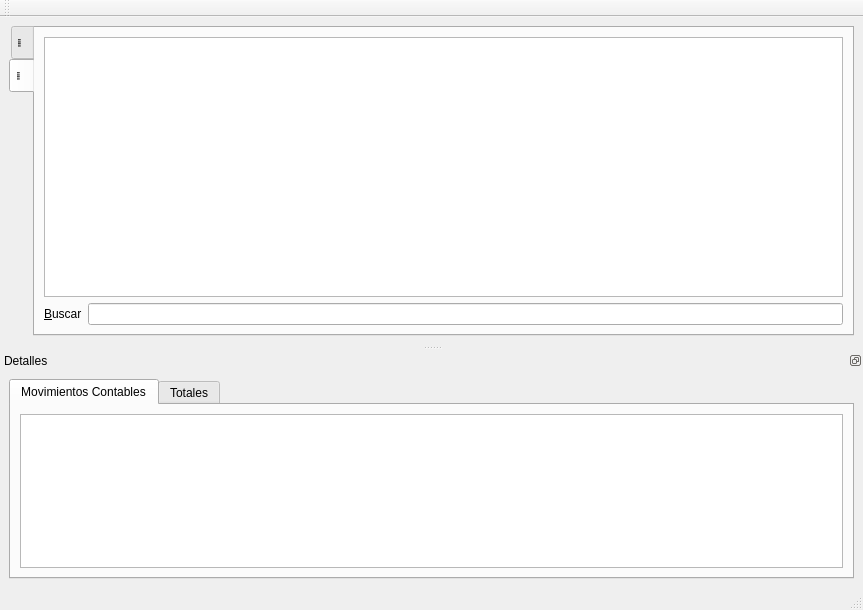
<?xml version="1.0" encoding="UTF-8"?>
<ui version="4.0">
 <class>FrmLiquidacion</class>
 <widget class="QMainWindow" name="FrmLiquidacion">
  <property name="geometry">
   <rect>
    <x>0</x>
    <y>0</y>
    <width>833</width>
    <height>592</height>
   </rect>
  </property>
  <property name="sizePolicy">
   <sizepolicy hsizetype="Preferred" vsizetype="Preferred">
    <horstretch>0</horstretch>
    <verstretch>0</verstretch>
   </sizepolicy>
  </property>
  <property name="windowTitle">
   <string>Liquidación</string>
  </property>
  <property name="dockNestingEnabled">
   <bool>true</bool>
  </property>
  <widget class="QWidget" name="centralwidget">
   <layout class="QVBoxLayout" name="verticalLayout">
    <item>
     <widget class="QTabWidget" name="tabWidget">
      <property name="sizePolicy">
       <sizepolicy hsizetype="Preferred" vsizetype="Preferred">
        <horstretch>0</horstretch>
        <verstretch>0</verstretch>
       </sizepolicy>
      </property>
      <property name="tabPosition">
       <enum>QTabWidget::West</enum>
      </property>
      <property name="currentIndex">
       <number>1</number>
      </property>
      <widget class="QWidget" name="tabdetails">
       <attribute name="icon">
        <iconset resource="res.qrc">
         <normaloff>:/icons/res/document-edit.png</normaloff>:/icons/res/document-edit.png</iconset>
       </attribute>
       <attribute name="title">
        <string notr="true">&quot;&quot;</string>
       </attribute>
       <layout class="QVBoxLayout" name="verticalLayout_5">
        <item>
         <layout class="QHBoxLayout" name="horizontalLayout_3">
          <item>
           <widget class="QGroupBox" name="groupBox_3">
            <property name="sizePolicy">
             <sizepolicy hsizetype="Minimum" vsizetype="Preferred">
              <horstretch>0</horstretch>
              <verstretch>0</verstretch>
             </sizepolicy>
            </property>
            <property name="title">
             <string>Datos de declaración</string>
            </property>
            <layout class="QHBoxLayout" name="horizontalLayout_2">
             <item>
              <layout class="QGridLayout" name="gridLayout">
               <item row="0" column="0">
                <widget class="QLabel" name="label_2">
                 <property name="text">
                  <string>No. Poliza</string>
                 </property>
                 <property name="buddy">
                  <cstring>txtPolicy</cstring>
                 </property>
                </widget>
               </item>
               <item row="0" column="1" colspan="3">
                <widget class="QLineEdit" name="txtPolicy">
                 <property name="sizePolicy">
                  <sizepolicy hsizetype="Minimum" vsizetype="Fixed">
                   <horstretch>0</horstretch>
                   <verstretch>0</verstretch>
                  </sizepolicy>
                 </property>
                 <property name="maximumSize">
                  <size>
                   <width>200</width>
                   <height>16777215</height>
                  </size>
                 </property>
                 <property name="readOnly">
                  <bool>true</bool>
                 </property>
                </widget>
               </item>
               <item row="1" column="0">
                <widget class="QLabel" name="label_3">
                 <property name="text">
                  <string>Proveedor</string>
                 </property>
                </widget>
               </item>
               <item row="1" column="1" colspan="3">
                <widget class="QStackedWidget" name="swProvider">
                 <property name="sizePolicy">
                  <sizepolicy hsizetype="Preferred" vsizetype="Fixed">
                   <horstretch>0</horstretch>
                   <verstretch>0</verstretch>
                  </sizepolicy>
                 </property>
                 <property name="maximumSize">
                  <size>
                   <width>200</width>
                   <height>16777215</height>
                  </size>
                 </property>
                 <property name="currentIndex">
                  <number>0</number>
                 </property>
                 <widget class="QWidget" name="page">
                  <layout class="QHBoxLayout" name="horizontalLayout_5">
                   <item>
                    <widget class="QLineEdit" name="txtProvider">
                     <property name="readOnly">
                      <bool>true</bool>
                     </property>
                    </widget>
                   </item>
                  </layout>
                 </widget>
                 <widget class="QWidget" name="page_2">
                  <layout class="QHBoxLayout" name="horizontalLayout_6">
                   <item>
                    <widget class="QComboBox" name="cbProvider">
                     <property name="sizePolicy">
                      <sizepolicy hsizetype="Minimum" vsizetype="Fixed">
                       <horstretch>0</horstretch>
                       <verstretch>0</verstretch>
                      </sizepolicy>
                     </property>
                     <property name="editable">
                      <bool>true</bool>
                     </property>
                    </widget>
                   </item>
                  </layout>
                 </widget>
                </widget>
               </item>
               <item row="2" column="0">
                <widget class="QLabel" name="label_4">
                 <property name="text">
                  <string>Fecha Poliza</string>
                 </property>
                 <property name="buddy">
                  <cstring>dtPicker</cstring>
                 </property>
                </widget>
               </item>
               <item row="2" column="1">
                <widget class="QDateEdit" name="dtPicker">
                 <property name="sizePolicy">
                  <sizepolicy hsizetype="Minimum" vsizetype="Fixed">
                   <horstretch>0</horstretch>
                   <verstretch>0</verstretch>
                  </sizepolicy>
                 </property>
                 <property name="calendarPopup">
                  <bool>true</bool>
                 </property>
                </widget>
               </item>
               <item row="2" column="2">
                <widget class="QLabel" name="label_10">
                 <property name="text">
                  <string>TC</string>
                 </property>
                 <property name="buddy">
                  <cstring>txtExchangeRate</cstring>
                 </property>
                </widget>
               </item>
               <item row="2" column="3">
                <widget class="QLineEdit" name="txtExchangeRate">
                 <property name="enabled">
                  <bool>true</bool>
                 </property>
                 <property name="sizePolicy">
                  <sizepolicy hsizetype="Minimum" vsizetype="Fixed">
                   <horstretch>0</horstretch>
                   <verstretch>0</verstretch>
                  </sizepolicy>
                 </property>
                 <property name="maximumSize">
                  <size>
                   <width>83</width>
                   <height>16777215</height>
                  </size>
                 </property>
                 <property name="readOnly">
                  <bool>true</bool>
                 </property>
                </widget>
               </item>
               <item row="3" column="0">
                <widget class="QLabel" name="label_11">
                 <property name="text">
                  <string>Procedencia</string>
                 </property>
                 <property name="buddy">
                  <cstring>txtSource</cstring>
                 </property>
                </widget>
               </item>
               <item row="3" column="1" colspan="3">
                <widget class="QLineEdit" name="txtSource">
                 <property name="sizePolicy">
                  <sizepolicy hsizetype="Minimum" vsizetype="Fixed">
                   <horstretch>0</horstretch>
                   <verstretch>0</verstretch>
                  </sizepolicy>
                 </property>
                 <property name="maximumSize">
                  <size>
                   <width>200</width>
                   <height>16777215</height>
                  </size>
                 </property>
                 <property name="readOnly">
                  <bool>true</bool>
                 </property>
                </widget>
               </item>
               <item row="4" column="0">
                <widget class="QLabel" name="label_5">
                 <property name="text">
                  <string>Bodega</string>
                 </property>
                </widget>
               </item>
               <item row="4" column="1" colspan="3">
                <widget class="QStackedWidget" name="swWarehouse">
                 <property name="sizePolicy">
                  <sizepolicy hsizetype="Preferred" vsizetype="Fixed">
                   <horstretch>0</horstretch>
                   <verstretch>0</verstretch>
                  </sizepolicy>
                 </property>
                 <property name="maximumSize">
                  <size>
                   <width>200</width>
                   <height>16777215</height>
                  </size>
                 </property>
                 <property name="currentIndex">
                  <number>1</number>
                 </property>
                 <widget class="QWidget" name="page_3">
                  <layout class="QVBoxLayout" name="verticalLayout_6">
                   <item>
                    <widget class="QComboBox" name="cbWarehouse">
                     <property name="sizePolicy">
                      <sizepolicy hsizetype="Minimum" vsizetype="Fixed">
                       <horstretch>0</horstretch>
                       <verstretch>0</verstretch>
                      </sizepolicy>
                     </property>
                     <property name="editable">
                      <bool>true</bool>
                     </property>
                    </widget>
                   </item>
                  </layout>
                 </widget>
                 <widget class="QWidget" name="page_4">
                  <layout class="QHBoxLayout" name="horizontalLayout_7">
                   <item>
                    <widget class="QLineEdit" name="txtWarehouse">
                     <property name="readOnly">
                      <bool>true</bool>
                     </property>
                    </widget>
                   </item>
                  </layout>
                 </widget>
                </widget>
               </item>
              </layout>
             </item>
             <item>
              <layout class="QGridLayout" name="gridLayout_2">
               <item row="0" column="0" colspan="2">
                <layout class="QFormLayout" name="formLayout_2">
                 <property name="sizeConstraint">
                  <enum>QLayout::SetMinAndMaxSize</enum>
                 </property>
                 <property name="fieldGrowthPolicy">
                  <enum>QFormLayout::FieldsStayAtSizeHint</enum>
                 </property>
                 <item row="0" column="0">
                  <widget class="QLabel" name="label_6">
                   <property name="text">
                    <string>Agencia</string>
                   </property>
                   <property name="buddy">
                    <cstring>sbAgency</cstring>
                   </property>
                  </widget>
                 </item>
                 <item row="0" column="1">
                  <widget class="QDoubleSpinBox" name="sbAgency">
                   <property name="minimumSize">
                    <size>
                     <width>157</width>
                     <height>0</height>
                    </size>
                   </property>
                   <property name="prefix">
                    <string>C$ </string>
                   </property>
                   <property name="maximum">
                    <double>999999999.000000000000000</double>
                   </property>
                  </widget>
                 </item>
                 <item row="1" column="0">
                  <widget class="QLabel" name="label_7">
                   <property name="text">
                    <string>Almacen</string>
                   </property>
                   <property name="buddy">
                    <cstring>sbStore</cstring>
                   </property>
                  </widget>
                 </item>
                 <item row="1" column="1">
                  <widget class="QDoubleSpinBox" name="sbStore">
                   <property name="minimumSize">
                    <size>
                     <width>157</width>
                     <height>0</height>
                    </size>
                   </property>
                   <property name="prefix">
                    <string>C$ </string>
                   </property>
                   <property name="maximum">
                    <double>999999999.000000000000000</double>
                   </property>
                  </widget>
                 </item>
                 <item row="2" column="0">
                  <widget class="QLabel" name="label_8">
                   <property name="text">
                    <string>Papeleria</string>
                   </property>
                   <property name="buddy">
                    <cstring>sbPaperWork</cstring>
                   </property>
                  </widget>
                 </item>
                 <item row="2" column="1">
                  <widget class="QDoubleSpinBox" name="sbPaperWork">
                   <property name="minimumSize">
                    <size>
                     <width>157</width>
                     <height>0</height>
                    </size>
                   </property>
                   <property name="suffix">
                    <string> %</string>
                   </property>
                   <property name="maximum">
                    <double>100.000000000000000</double>
                   </property>
                  </widget>
                 </item>
                 <item row="3" column="0">
                  <widget class="QLabel" name="label_9">
                   <property name="text">
                    <string>Transporte</string>
                   </property>
                   <property name="buddy">
                    <cstring>sbTransportation</cstring>
                   </property>
                  </widget>
                 </item>
                 <item row="3" column="1">
                  <widget class="QDoubleSpinBox" name="sbTransportation">
                   <property name="minimumSize">
                    <size>
                     <width>157</width>
                     <height>0</height>
                    </size>
                   </property>
                   <property name="suffix">
                    <string> %</string>
                   </property>
                   <property name="maximum">
                    <double>100.000000000000000</double>
                   </property>
                  </widget>
                 </item>
                </layout>
               </item>
               <item row="1" column="0">
                <widget class="QCheckBox" name="ckISO">
                 <property name="enabled">
                  <bool>false</bool>
                 </property>
                 <property name="text">
                  <string>Aplicar ISO</string>
                 </property>
                </widget>
               </item>
               <item row="1" column="1">
                <widget class="QCheckBox" name="ckTaxes">
                 <property name="enabled">
                  <bool>false</bool>
                 </property>
                 <property name="text">
                  <string>Exonerar</string>
                 </property>
                </widget>
               </item>
              </layout>
             </item>
            </layout>
           </widget>
          </item>
          <item>
           <widget class="QGroupBox" name="groupBox_2">
            <property name="enabled">
             <bool>true</bool>
            </property>
            <property name="sizePolicy">
             <sizepolicy hsizetype="Minimum" vsizetype="Preferred">
              <horstretch>0</horstretch>
              <verstretch>0</verstretch>
             </sizepolicy>
            </property>
            <property name="title">
             <string>Totales de declaración</string>
            </property>
            <layout class="QFormLayout" name="formLayout">
             <property name="sizeConstraint">
              <enum>QLayout::SetMinAndMaxSize</enum>
             </property>
             <item row="0" column="0">
              <widget class="QLabel" name="label_12">
               <property name="text">
                <string>Peso</string>
               </property>
               <property name="buddy">
                <cstring>sbWeight</cstring>
               </property>
              </widget>
             </item>
             <item row="1" column="0">
              <widget class="QLabel" name="label_13">
               <property name="text">
                <string>Flete </string>
               </property>
               <property name="buddy">
                <cstring>sbFreight</cstring>
               </property>
              </widget>
             </item>
             <item row="2" column="0">
              <widget class="QLabel" name="label_14">
               <property name="text">
                <string>Seguro</string>
               </property>
               <property name="buddy">
                <cstring>sbInsurance</cstring>
               </property>
              </widget>
             </item>
             <item row="3" column="0">
              <widget class="QLabel" name="label_15">
               <property name="text">
                <string>Otros Gastos</string>
               </property>
               <property name="buddy">
                <cstring>sbOther</cstring>
               </property>
              </widget>
             </item>
             <item row="0" column="1">
              <widget class="QDoubleSpinBox" name="sbWeight">
               <property name="minimumSize">
                <size>
                 <width>157</width>
                 <height>0</height>
                </size>
               </property>
               <property name="suffix">
                <string> Kg</string>
               </property>
               <property name="maximum">
                <double>999999999.000000000000000</double>
               </property>
              </widget>
             </item>
             <item row="1" column="1">
              <widget class="QDoubleSpinBox" name="sbFreight">
               <property name="minimumSize">
                <size>
                 <width>157</width>
                 <height>0</height>
                </size>
               </property>
               <property name="prefix">
                <string>US$ </string>
               </property>
               <property name="maximum">
                <double>999999999.000000000000000</double>
               </property>
              </widget>
             </item>
             <item row="2" column="1">
              <widget class="QDoubleSpinBox" name="sbInsurance">
               <property name="minimumSize">
                <size>
                 <width>157</width>
                 <height>0</height>
                </size>
               </property>
               <property name="prefix">
                <string>US$ </string>
               </property>
               <property name="maximum">
                <double>999999999.000000000000000</double>
               </property>
              </widget>
             </item>
             <item row="3" column="1">
              <widget class="QDoubleSpinBox" name="sbOther">
               <property name="minimumSize">
                <size>
                 <width>157</width>
                 <height>0</height>
                </size>
               </property>
               <property name="prefix">
                <string>US$ </string>
               </property>
               <property name="maximum">
                <double>999999999.000000000000000</double>
               </property>
              </widget>
             </item>
            </layout>
           </widget>
          </item>
         </layout>
        </item>
        <item>
         <widget class="LiquidacionTableDetails" name="tabledetails">
          <property name="contextMenuPolicy">
           <enum>Qt::ActionsContextMenu</enum>
          </property>
          <property name="editTriggers">
           <set>QAbstractItemView::NoEditTriggers</set>
          </property>
          <property name="alternatingRowColors">
           <bool>true</bool>
          </property>
          <attribute name="verticalHeaderVisible">
           <bool>false</bool>
          </attribute>
          <attribute name="verticalHeaderVisible">
           <bool>false</bool>
          </attribute>
         </widget>
        </item>
       </layout>
      </widget>
      <widget class="QWidget" name="tabnavigation">
       <attribute name="icon">
        <iconset resource="res.qrc">
         <normaloff>:/icons/res/table.png</normaloff>:/icons/res/table.png</iconset>
       </attribute>
       <attribute name="title">
        <string notr="true">&quot;&quot;</string>
       </attribute>
       <layout class="QVBoxLayout" name="verticalLayout_2">
        <item>
         <widget class="QTableView" name="tablenavigation">
          <property name="editTriggers">
           <set>QAbstractItemView::NoEditTriggers</set>
          </property>
          <property name="alternatingRowColors">
           <bool>true</bool>
          </property>
          <property name="selectionMode">
           <enum>QAbstractItemView::SingleSelection</enum>
          </property>
          <property name="selectionBehavior">
           <enum>QAbstractItemView::SelectRows</enum>
          </property>
          <attribute name="horizontalHeaderStretchLastSection">
           <bool>true</bool>
          </attribute>
          <attribute name="verticalHeaderVisible">
           <bool>false</bool>
          </attribute>
          <attribute name="verticalHeaderVisible">
           <bool>false</bool>
          </attribute>
          <attribute name="horizontalHeaderStretchLastSection">
           <bool>true</bool>
          </attribute>
         </widget>
        </item>
        <item>
         <layout class="QHBoxLayout" name="horizontalLayout">
          <item>
           <widget class="QLabel" name="label">
            <property name="text">
             <string>&amp;Buscar</string>
            </property>
            <property name="buddy">
             <cstring>txtSearch</cstring>
            </property>
           </widget>
          </item>
          <item>
           <widget class="QLineEdit" name="txtSearch"/>
          </item>
         </layout>
        </item>
       </layout>
      </widget>
     </widget>
    </item>
   </layout>
  </widget>
  <widget class="QStatusBar" name="statusbar"/>
  <widget class="QToolBar" name="toolBar">
   <property name="windowTitle">
    <string>toolBar</string>
   </property>
   <attribute name="toolBarArea">
    <enum>TopToolBarArea</enum>
   </attribute>
   <attribute name="toolBarBreak">
    <bool>false</bool>
   </attribute>
  </widget>
  <widget class="XDockWidget" name="xdockWidget">
   <property name="sizePolicy">
    <sizepolicy hsizetype="Preferred" vsizetype="Minimum">
     <horstretch>0</horstretch>
     <verstretch>1</verstretch>
    </sizepolicy>
   </property>
   <property name="features">
    <set>QDockWidget::DockWidgetFloatable|QDockWidget::DockWidgetMovable</set>
   </property>
   <property name="allowedAreas">
    <set>Qt::BottomDockWidgetArea|Qt::TopDockWidgetArea</set>
   </property>
   <property name="windowTitle">
    <string>Detalles</string>
   </property>
   <attribute name="dockWidgetArea">
    <number>8</number>
   </attribute>
   <widget class="QWidget" name="dockWidgetContents">
    <layout class="QVBoxLayout" name="verticalLayout_3">
     <item>
      <widget class="QTabWidget" name="tabTotalsAccounts">
       <property name="minimumSize">
        <size>
         <width>0</width>
         <height>200</height>
        </size>
       </property>
       <property name="currentIndex">
        <number>0</number>
       </property>
       <widget class="QWidget" name="tabaccounts">
        <attribute name="title">
         <string>Movimientos Contables</string>
        </attribute>
        <layout class="QVBoxLayout" name="verticalLayout_8">
         <item>
          <widget class="QTableView" name="tableaccounts">
           <property name="alternatingRowColors">
            <bool>true</bool>
           </property>
           <attribute name="horizontalHeaderStretchLastSection">
            <bool>true</bool>
           </attribute>
           <attribute name="verticalHeaderVisible">
            <bool>false</bool>
           </attribute>
           <attribute name="verticalHeaderVisible">
            <bool>false</bool>
           </attribute>
           <attribute name="horizontalHeaderStretchLastSection">
            <bool>true</bool>
           </attribute>
          </widget>
         </item>
        </layout>
       </widget>
       <widget class="QWidget" name="tabtotals">
        <attribute name="title">
         <string>Totales</string>
        </attribute>
        <layout class="QVBoxLayout" name="verticalLayout_7">
         <item>
          <widget class="QTableView" name="tabletotals">
           <attribute name="horizontalHeaderStretchLastSection">
            <bool>true</bool>
           </attribute>
           <attribute name="verticalHeaderVisible">
            <bool>false</bool>
           </attribute>
           <attribute name="verticalHeaderVisible">
            <bool>false</bool>
           </attribute>
           <attribute name="horizontalHeaderStretchLastSection">
            <bool>true</bool>
           </attribute>
          </widget>
         </item>
        </layout>
       </widget>
      </widget>
     </item>
    </layout>
   </widget>
  </widget>
 </widget>
 <customwidgets>
  <customwidget>
   <class>XDockWidget</class>
   <extends>QDockWidget</extends>
   <header>utility.widgets.xdockwidget.h</header>
   <container>1</container>
  </customwidget>
  <customwidget>
   <class>LiquidacionTableDetails</class>
   <extends>QTableView</extends>
   <header>inventario.liquidaciontable.h</header>
  </customwidget>
 </customwidgets>
 <tabstops>
  <tabstop>txtPolicy</tabstop>
  <tabstop>cbProvider</tabstop>
  <tabstop>dtPicker</tabstop>
  <tabstop>txtSource</tabstop>
  <tabstop>cbWarehouse</tabstop>
  <tabstop>sbAgency</tabstop>
  <tabstop>sbStore</tabstop>
  <tabstop>sbPaperWork</tabstop>
  <tabstop>sbTransportation</tabstop>
  <tabstop>ckISO</tabstop>
  <tabstop>ckTaxes</tabstop>
  <tabstop>sbWeight</tabstop>
  <tabstop>sbFreight</tabstop>
  <tabstop>sbInsurance</tabstop>
  <tabstop>sbOther</tabstop>
  <tabstop>tabledetails</tabstop>
  <tabstop>tabletotals</tabstop>
  <tabstop>tableaccounts</tabstop>
  <tabstop>txtProvider</tabstop>
  <tabstop>txtWarehouse</tabstop>
  <tabstop>txtExchangeRate</tabstop>
  <tabstop>tablenavigation</tabstop>
  <tabstop>txtSearch</tabstop>
  <tabstop>tabTotalsAccounts</tabstop>
  <tabstop>tabWidget</tabstop>
 </tabstops>
 <resources>
  <include location="res.qrc"/>
 </resources>
 <connections/>
</ui>
